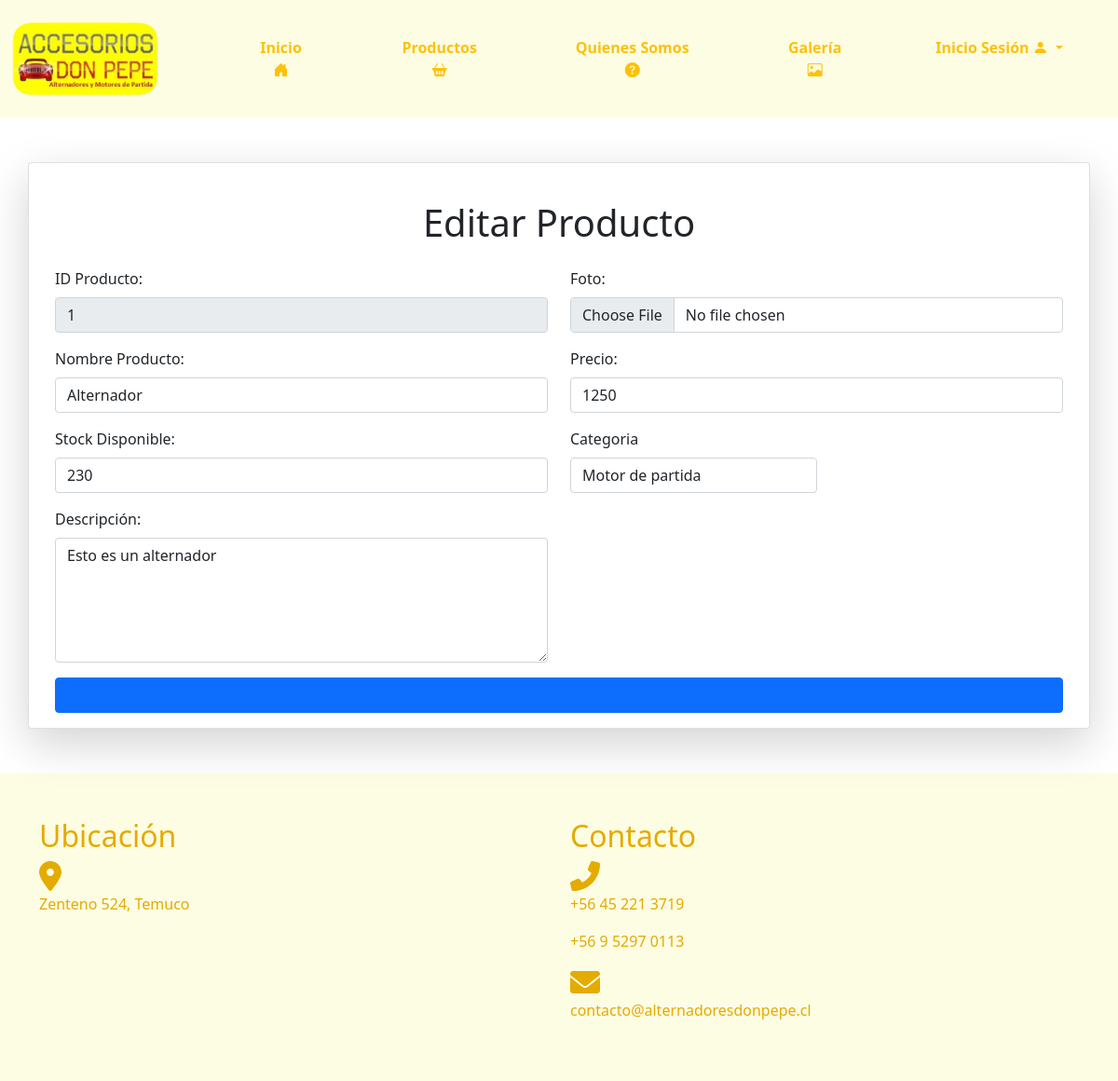
/editarproducto/1/, run on an earlier commit of the app's database.
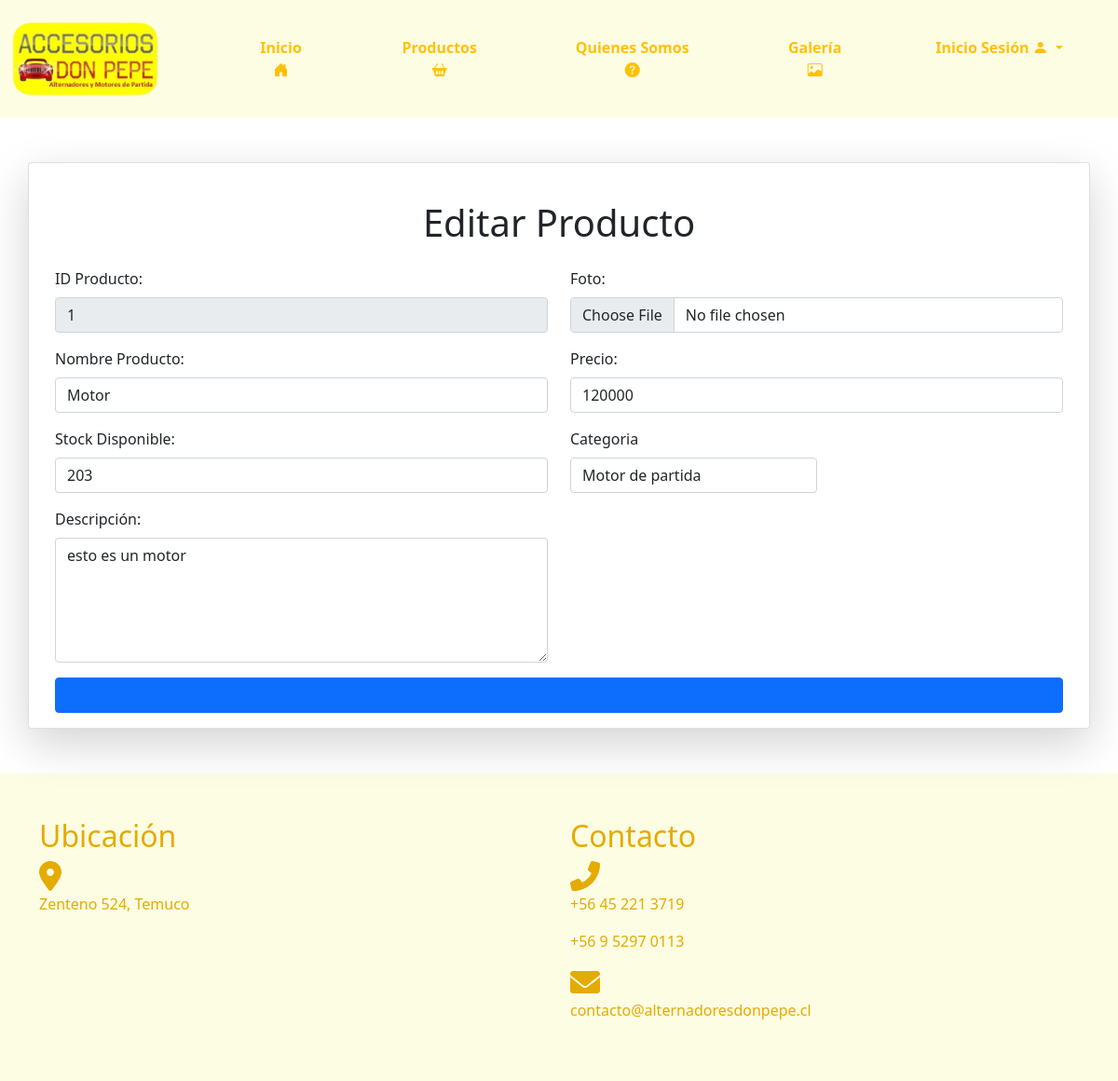
And on a later commit of the database.
### core/models.py (models this page shows, shortened)
class Producto(models.Model):
    codProducto = models.IntegerField(primary_key=True)
    nombreP = models.CharField(max_length=100)
    stock = models.IntegerField()
    descipcion = models.CharField(max_length=500)
    foto = models.ImageField(upload_to="productos")  # Directorio de destino para las imágenes de los productos
    precio = models.IntegerField()
    categoria = models.ForeignKey(Categoria, on_delete=models.CASCADE)

### core/views.py (the view)
# urls.py: path('editarproducto/<id_producto>/', editarproducto, name="editarproducto"),
def editarproducto(request, id_producto):
    producto = Producto.objects.get(codProducto = id_producto)
    listaCategoria = Categoria.objects.all()
    contexto = {
        "producto" : producto,
        "listacategoria" : listaCategoria
    }
    return render(request, 'core/editarproducto.html', contexto)

### core/templates/core/editarproducto.html (shortened to what the changed rows need)
{% load static %}
{% load custom_filters %}
<!DOCTYPE html>
<html lang="es">
<head>
    <link href="https://cdnjs.cloudflare.com/ajax/libs/font-awesome/6.0.0-beta3/css/all.min.css" rel="stylesheet">
    <link href="https://cdn.jsdelivr.net/npm/bootstrap@5.0.2/dist/css/bootstrap.min.css" rel="stylesheet">
    <link type="text/css" rel="stylesheet" href="{% static 'css/inicio.css' %}">
    <link href="https://cdn.jsdelivr.net/npm/bootstrap-icons/font/bootstrap-icons.css" rel="stylesheet">
</head>
<body>
    <div class="container my-5">
        <div class="row">
            <div class="card shadow-lg">
                <div class="card-body">
                    <br>
                    <h1 class="text-center mb-4">Editar Producto</h1>
                    <form action="{% url 'actualizaproducto' %}" id="ingresarForm" method="POST" enctype="multipart/form-data">
                        <div class="row">
                            <div class="col-md-6">
                                <div class="mb-3">
                                    <label for="id" class="form-label">ID Producto:</label>
                                    <input value="{{producto.codProducto}}" type="text" class="form-control" id="id" name="id" readonly>
                                </div>
                                <div class="mb-3">
                                    <label for="nombre" class="form-label">Nombre Producto:</label>
                                    <input value="{{producto.nombreP}}" type="text" class="form-control" id="nombre" name="nombre" required>
                                </div>
                                <div class="mb-3">
                                    <label for="stock" class="form-label">Stock Disponible:</label>
                                    <input value="{{producto.stock}}" type="number" class="form-control" id="stock" name="stock" required>
                                </div>
                                <div class="mb-3">
                                    <label for="descripcion" class="form-label">Descripción:</label>
                                    <textarea class="form-control" id="descripcion" name="descripcion" cols="30" rows="5">{{producto.descipcion}}</textarea required>
                                </div>
                            </div>
                            <div class="col-md-6">
                                <div class="mb-3">
                                    <label for="imagen" class="form-label">Foto:</label>
                                    <input value="{{producto.foto.url}}" type="file" class="form-control" id="imagen" name="imagen">
                                </div>
                                <div class="mb-3">
                                    <label for="precio" class="form-label">Precio:</label>
                                    <input value="{{ producto.precio}}" type="number" class="form-control" id="precio" name="precio" required>
                                </div>
                            </div>
                        </div>
                    </form>
                </div>
            </div>
        </div>
    </div>
   <div class="container-fluid py-5" style="background-color: #fdfde3; color: #e4ab00;">
    <div class="container">
        <div class="row">
            <div class="col-md-6">
                <h2>Ubicación</h2>
            </div>
            <div class="col-md-6">
                <h2>Contacto</h2>
            </div>
        </div>
    </div>
</body>
</html>

What changed in the data, as far as the page shows it:
changed Producto id 1: nombre "Alternador" → "Motor"; stock "230" → "203"; descripcion "Esto es un alternador" → "esto es un motor"; precio "1250" → "120000"
